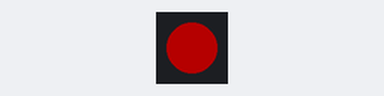
Recording of a sketch running on a simulated ESP8266 (NodeMCU). On the bench: 1 RGB LEDs in strip order, left to right. Dim RGB values are drawn brighter than linear.

Above: at 1.5 s.
At 5.2 s:
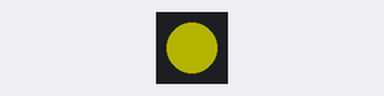
At 9.5 s:
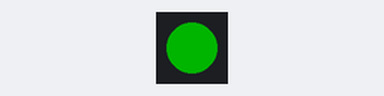
At 17.7 s:
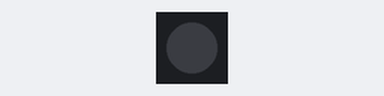
Timing chart, 0 to 18.2 s (numbered marks = the images above):
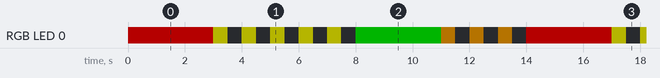

The sketch:

traffic-light.ino
```cpp
#include <Adafruit_NeoPixel.h>

#define PIN            15
#define NUMPIXELS      1

Adafruit_NeoPixel pixels = Adafruit_NeoPixel(NUMPIXELS, PIN, NEO_GRB + NEO_KHZ800);
int delayval = 1000;
int i=0;

void setup() {
  pixels.begin(); // This initializes the NeoPixel library.
}

void loop() {

    // red
    pixels.setPixelColor(0, pixels.Color(63,0,0));
    pixels.show();
    delay(3000);

    for (i=0; i<5; i++) {
      // yellow
      pixels.setPixelColor(0, pixels.Color(63,63,0)); pixels.show(); delay(500);
      // blank
      pixels.setPixelColor(0, pixels.Color(0,0,0)); pixels.show(); delay(500);
    }

    // green
    pixels.setPixelColor(0, pixels.Color(0,63,0));
    pixels.show();
    delay(3000);

    for (i=0; i<3; i++) {
      // orange
      pixels.setPixelColor(0, pixels.Color(63,40,0)); pixels.show(); delay(500);
      // blank
      pixels.setPixelColor(0, pixels.Color(0,0,0)); pixels.show(); delay(500);
    }
}
```

Measured:
- by itself, RGB LED 0: repeats every 14.0 s: 5 × (RGB(63, 63, 0) 0.50 s, off 0.50 s), RGB(0, 63, 0) 3.0 s, 3 × (RGB(63, 40, 0) 0.50 s, off 0.50 s), RGB(63, 0, 0) 3.0 s
- by itself, everything shown: repeats every 14.0 s, in 18 steps
